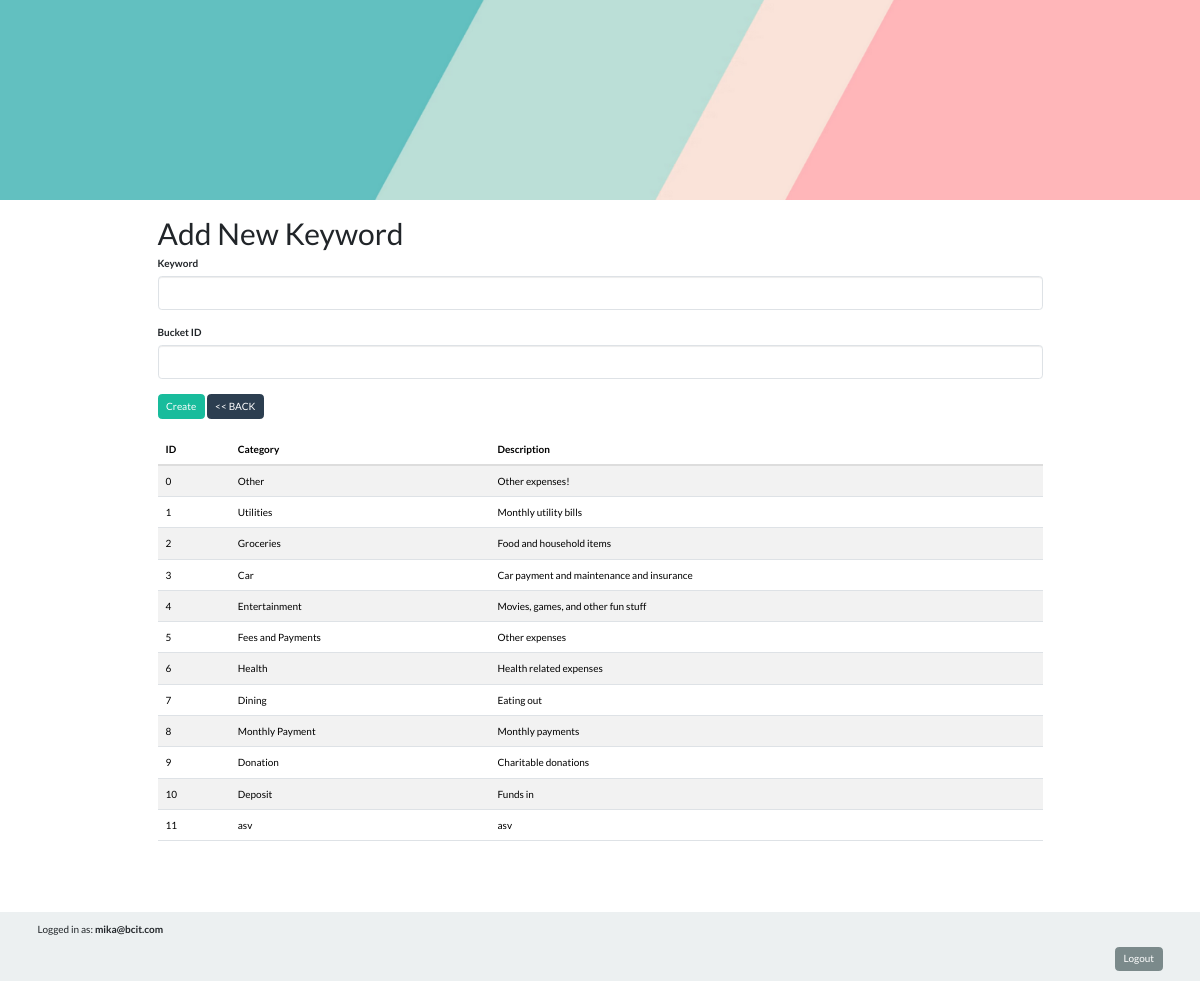
Page /actions/create/create_keyword.php (signed in) on the committed database.
### tables this page shows
CREATE TABLE buckets (
                id INTEGER PRIMARY KEY AUTOINCREMENT,
                category TEXT NOT NULL,
                description TEXT NOT NULL
            );

### classes/Bucket.php (called while the page is built, shortened)
<?php
class Bucket
{
  public static function fetchAll()
  {
    $db = Database::getConnection();
    $result = $db->query('SELECT * FROM buckets');
    $buckets = [];
    while ($row = $result->fetchArray(SQLITE3_ASSOC)) {
      $buckets[] = $row;
    }
    return $buckets;
  }
}

### tables/buckets.php (the view, shortened to what this page needs)
<?php
function displayBuckets($readOnly = true)
{
  $buckets = Bucket::fetchAll();
  if (!empty($buckets)) {
    echo "<table width='100%' class='table table-striped'>";
    echo "<thead>";
    echo "<tr>";
    echo "<th>ID</th>";
    echo "<th>Category</th>";
    echo "<th>Description</th>";
    echo "</tr>";
    echo "</thead>";
    echo "<tbody>";
    foreach ($buckets as $bucket) {
      echo "<tr>";
      echo "<td>" . htmlspecialchars($bucket['id']) . "</td>";
      echo "<td>" . htmlspecialchars($bucket['category']) . "</td>";
      echo "<td>" . htmlspecialchars($bucket['description']) . "</td>";
      echo "</tr>";
    }
    echo "</tbody>";
    echo "</table>";
  } else {
    echo "<p>No bucket records found.</p>";
  }
}

### rows in the picture
buckets: id "0", category "Other", description "Other expenses!"
buckets: id "1", category "Utilities", description "Monthly utility bills"
buckets: id "2", category "Groceries", description "Food and household items"
buckets: id "3", category "Car", description "Car payment and maintenance and insurance"
buckets: id "4", category "Entertainment", description "Movies, games, and other fun stuff"
buckets: id "5", category "Fees and Payments", description "Other expenses"
buckets: id "6", category "Health", description "Health related expenses"
buckets: id "7", category "Dining", description "Eating out"
buckets: id "8", category "Monthly Payment", description "Monthly payments"
buckets: id "9", category "Donation", description "Charitable donations"
buckets: id "10", category "Deposit", description "Funds in"
buckets: id "11", category "asv", description "asv"

### other values in the picture
$_SESSION['user_email'] "mika@bcit.com"
